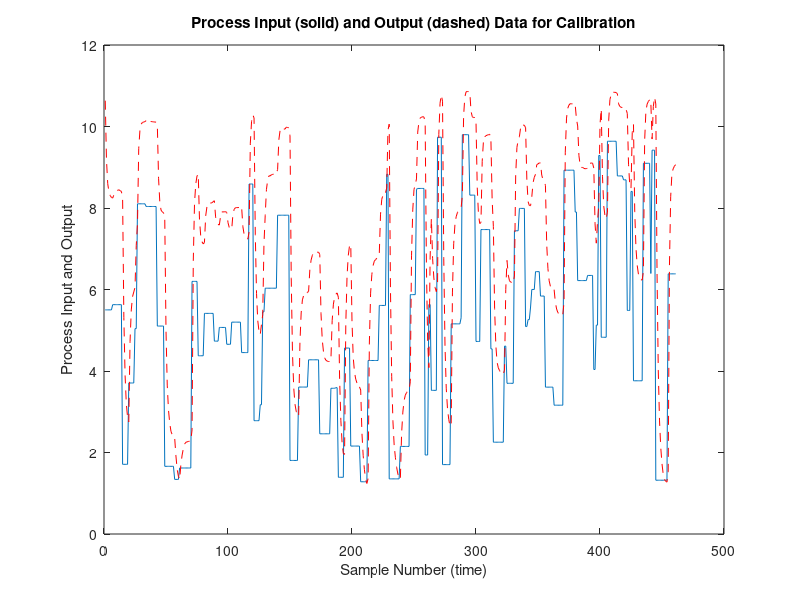

MATLAB code to generate this figure: (Note: this script raises an error after producing the figure.)
echo off
%POLYDEMO Demonstrates the POLYPLS and POLYPRED functions
echo on
%
% This is a demonstration of the polypls and polypred functions in
% the PLS_Toolbox.  It uses some process I/O data to build a
% nonlinear PLS model and compares it to a linear PLS model.
%
echo off
%Copyright Eigenvector Research, Inc. 1991-98
%Modified bmw 2/94, 2/97
%Checked on MATLAB 5 by BMW
%Modified bmw 3/98
echo on

% Lets start by loading the data

load pol_data

% We now have some calibration data (caldata) for building
% a model and some data we can test it with (testdata).
% We can plot out the calibration data and take a look at it.
pause

echo off
[m,n] = size(caldata);
plot(1:m,caldata(:,1),1:m,caldata(:,2),'--r')
title('Process Input (solid) and Output (dashed) Data for Calibration')
xlabel('Sample Number (time)')
ylabel('Process Input and Output')
pause
echo on

% What we want to do is build a model that relates the past
% values of the input to the current output.  As usual, we
% will start by scaling the data.

[acaldata,mcal,scal] = auto(caldata);
pause

% Now we can use the writein2 function to rewrite the data file
% into the diagonal format used in Finite Impulse Response (FIR)
% models.  In this case we have to chose how many samples into
% the past we will look.  It turns out that 6 is a good number
% for this data set.

[ucal,ycal] = writein2(acaldata(:,1),acaldata(:,2),6);
pause

% We can now use the polypls and regular pls functions to 
% build models that relate the input ucal to the output ycal.
% We must chose the number of latent variables to consider
% and the order of the polynomial to be used in the inner
% relation in the polypls function.  In this case I'll choose
% 5 and 2, respectively.  Lets do the nonlinear model first

[PP,QP,WP,TP,UP,bp,ssqp] = polypls(ucal,ycal,5,2);

% And now the linear model

[B,SSQ,P,Q,W,T,U,BIN] = pls(ucal,ycal,5);

% And we can also do polynomial regression
pause

[um,un] = size(ucal);
upoly = [ucal.^2 ucal ones(um,1)];
polymod = upoly\ycal;

% and of course polynomical pcr

[uu,ss,vv] = svd(ucal'*ucal/(um-1));
uu = ucal*vv(:,1:5);
pcrmod = [uu.^2 uu ones(um,1)]\ycal;
pause

% As you can see, the linear model does not account for as much
% of the variance in the y-block as the nonlinear model.
pause

% Now we will use the polypred and plspred functions with the
% models and compare the results to the actual data.  I'll
% choose 3 latent variables in for each model.  In practice
% we would have to obtain this through cross-validation, but 
% in this case I happen to know that 3 LVs will be about right.

ylin = ucal*B(3,:)';
ynon = polypred(ucal,bp,PP,QP,WP,4);
ypoly = upoly*polymod;
ypcr = [uu.^2 uu ones(um,1)]*pcrmod;
pause

% We could compare the actual and predicted outputs in the 
% scaled space, but insteady lets convert back to the original
% scaling so we have a better idea of what it really looks like.

sylin = rescale(ylin,mcal(1,2),scal(1,2));
synon = rescale(ynon,mcal(1,2),scal(1,2));
syact = rescale(ycal,mcal(1,2),scal(1,2));
spoly = rescale(ypoly,mcal(1,2),scal(1,2));
spcr = rescale(ypcr,mcal(1,2),scal(1,2));
pause

% Now we can plot these up and take a look.

echo off
[m,n] = size(sylin);
plot(1:m,syact,'-r',1:m,syact,'or',1:m,sylin,'--b',1:m,synon,'+m');
axis([0 450 0 14]);
hold on, plot(1:m,spoly,'-g',1:m,spcr,'--r');
title('Fit of Models to Training Data');
xlabel('Sample Number (time)');
ylabel('Observed and Predicted Output');
text(60,13,'Actual Output')
plot(10:3:50,ones(14,1)*13.2,'or',10:3:50,ones(14,1)*13.2,'-r');
text(65,12.4,'Linear Model');
plot(15:3:55,ones(14,1)*12.6,'--b');
text(70,11.8,'Non-Linear PLS')
plot(20:3:60,ones(14,1)*12,'+m');
text(75,11.2,'Non-Linear PCR')
plot(25:3:65,ones(14,1)*11.4,'--r')
text(80,10.6,'Polynomial Regression');
plot(30:3:70,ones(14,1)*10.8,'-g')
hold off
pause
echo on

% The plot might be a little hard to see if you don't have a
% big screen, so lets look at just the first 140 points.
pause

echo off
s = 1:140;
plot(s,syact(1:140),'-r',s,syact(1:140),'or',s,sylin(1:140), ...
'--b',s,synon(1:140),'+m',s,synon(1:140),'-b');
hold on, plot(s,spoly(1:140),'-g',1:140,spcr(1:140),'--r');
title('Fit of Models to Training Data')
xlabel('Sample Number (time)')
ylabel('Observed and Predicted Output')
text(90,5,'Actual Output')
text(92,4.5,'Linear Model')
text(94,4,'Non-Linear PLS')
text(96,3.5,'Non-Linear PCR')
text(98,3,'Polynomial Regression')
plot(70:87,ones(18,1)*5.2,'or',70:87,ones(18,1)*5.2,'-r');
plot(72:89,ones(18,1)*4.7,'--b');
plot(74:91,ones(18,1)*4.2,'+m');
plot(76:93,ones(18,1)*3.7,'--r')
plot(78:95,ones(18,1)*3.2,'-g')
hold off
pause
echo on

% As you can see, the nonlinear models are almost indistinguishabe
% from the observed data while the linear model is off in some
% cases.  In order to quantify this a little better we can 
% calculate the fit error sum of squares.
pause

echo off 
difnon = sum((syact-synon).^2);
diflin = sum((syact-sylin).^2);
difpoly = sum((syact-spoly).^2);
difpcr = sum((syact-spcr).^2);

disp('  ')
disp('  ----Total Sum of Squares Fit Error----')
disp('  Lin PLS    Poly       NL-PCR    NL-PLS')
format = '  %6.2f    %6.2f     %6.2f    %6.2f';
tab = sprintf(format,[diflin difpoly difpcr difnon]); disp(tab)
pause

echo on
% Here we see that all of the non-linear models fit
% the data about as well.  The linear model error
% is definitely larger.

% To see why the nonlinear model works better, lets
% take a look at the x- and y-block scores on the first LV.
% The polynomial fit of the x- and y-block scores is shown
% on the plot.

echo off
plot(T(:,1),U(:,1),'+r'); hold on
pcoeff = polyfit(T(:,1),U(:,1),2);
ppscl = [-3.8:.1:4.8]';
[mpp,npp] = size(ppscl);
ppred = [ppscl.^2 ppscl ones(mpp,1)]*pcoeff';
title('X- vs. Y-Block Scores for First Latent Variable');
xlabel('Score on First X-Block LV');
ylabel('Score on First Y-Block LV');
plot(ppscl,ppred,'-b');
plot([1 2],[-1.5 -1.5],'-b');
text(2.2,-1.6,'Polynomial Fit');
hold off
pause
echo on

% The nonlinearity in this data is apparent in the scores plot.
% The polypls routine uses the polyfit routine in MATLAB to
% fit this curve for the PLS inner relation.

% Now lets see if our model is really predictive by testing
% it on a new data set.  We start by scaling the data and 
% arranging it in the correct form, We then use the polypred
% and plspred functions to make the predictions.  Finally, we
% rescale the prediction to original units.

echo off
stestdata = scale(testdata,mcal,scal);
[utest,ytest] = writein2(stestdata(:,1),stestdata(:,2),6);
ylint = utest*B(3,:)';
ynont = polypred(utest,bp,PP,QP,WP,4);
[myy,nyy] = size(ytest);
ypolyt = [utest.^2 utest ones(myy,nyy)]*polymod;
ypcrt = [(utest*vv(:,1:5)).^2 (utest*vv(:,1:5)) ones(myy,nyy)]*pcrmod;
sylint = rescale(ylint,mcal(1,2),scal(1,2));
synont = rescale(ynont,mcal(1,2),scal(1,2));
syactt = rescale(ytest,mcal(1,2),scal(1,2));
spolyt = rescale(ypolyt,mcal(1,2),scal(1,2));
spcrt = rescale(ypcrt,mcal(1,2),scal(1,2));
echo on

% So lets plot it up and see what we get
pause

echo off
s = 1:451;
plot(s,syactt,'-r',s,syactt,'or',s,sylint,'--b',s,synont,'+m',s,synont,'-b')
axis([0 450 5 10])
hold on, plot(s,spolyt,'-g',s,spcrt,'--r');
title('Results from Non-Linear PLS Model');
xlabel('Sample Number (time)');
ylabel('Observed and Predicted Output');
text(60,6,'Actual Output');
text(65,5.8,'Linear Model');
text(70,5.6,'Non-Linear PLS');
text(75,5.4,'Non-Linear PCR');
text(80,5.2,'Polynomial Regression');
plot(10:3:50,ones(14,1)*6.1,'or',10:3:50,ones(14,1)*6.1,'-r');
plot(15:3:55,ones(14,1)*5.9,'--b');
plot(20:3:60,ones(14,1)*5.7,'+m');
plot(25:3:65,ones(14,1)*5.5,'--r')
plot(30:3:70,ones(14,1)*5.3,'-g')
hold off
pause
echo on

% Once again, this may be a little hard to see on a small screen
% so lets look at the first 140 points.
pause

echo off
plot(1:140,syactt(1:140),'-r',1:140,syactt(1:140),'or',1:140,sylint(1:140), ...
'--b',1:140,synont(1:140),'+m',1:140,synont(1:140),'-b');
hold on, plot(1:140,spolyt(1:140),'-g',1:140,spcrt(1:140),'--r');
title('Results from Non-Linear PLS Model');
xlabel('Sample Number (time)');
ylabel('Observed and Predicted Output');
text(20,7,'Actual Output');
text(22,6.8,'Linear Model');
text(24,6.6,'Non-Linear PLS');
text(26,6.4,'Non-Linear PCR');
text(28,6.2,'Polynomial Regression');
plot(6:18,ones(13,1)*7.1,'or',6:18,ones(13,1)*7.1,'-r');
plot(8:20,ones(13,1)*6.9,'--b');
plot(10:22,ones(13,1)*6.7,'+m');
plot(12:24,ones(13,1)*6.5,'--r');
plot(14:26,ones(13,1)*6.3,'-g');
hold off
pause
echo on

% This time the nonlinear model is sometimes off a little bit,
% but it is much closer than the linear model
pause

echo off
difnonp = sum((syactt-synont).^2);
diflinp = sum((syactt-sylint).^2);
difpolyp = sum((syactt-spolyt).^2);
difpcrp = sum((syactt-spcrt).^2);
echo on

% We can also take a look at the total sum of squares prediction
% error of the various models. We'll include the fit errors 
% calculated above in our table for comparison.
pause

echo off
disp('  ')
disp('Total Sum of Squares Fit and Prediction Error')
disp('  Lin PLS    Poly       NL-PCR    NL-PLS')
format = '  %6.2f    %6.2f     %6.2f    %6.2f';
tab = sprintf(format,[diflin difpoly difpcr difnon]); disp(tab)
tab = sprintf(format,[diflinp difpolyp difpcrp difnonp]); disp(tab)
echo on

% Here we see that even though the NL-PLS didn't fit better
% than the Polynomial, it gives considerably better prediction.
